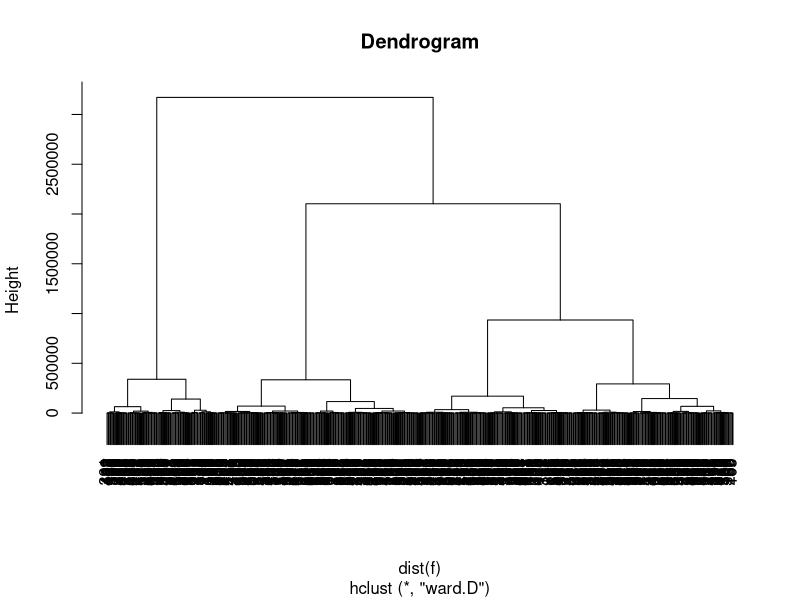
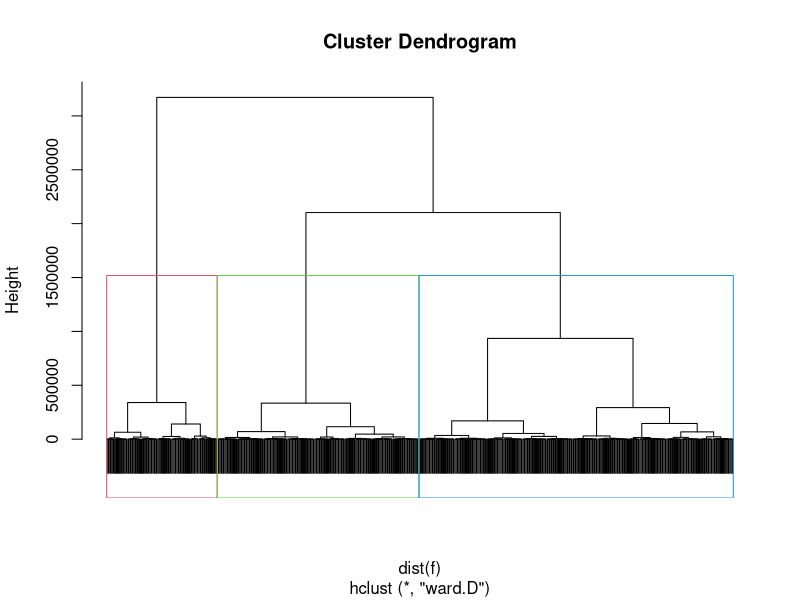
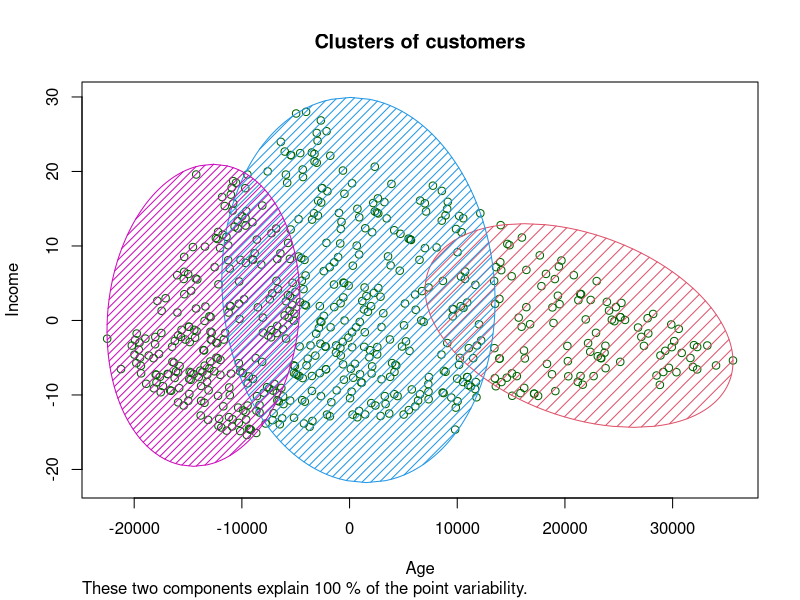

Generate these figures, in order, with R:
## ---- chunk 1
set.seed(123)
#setwd('D:/ML')
f <- read.csv('bank.csv', header = TRUE, encoding = 'UNICOD')
f <- f[, c('age', 'income')]
## ---- chunk 2
model_hc <- hclust(dist(f), method = "ward.D" )
plot(model_hc, main = paste('Dendrogram'))
## ---- chunk 3
y_hc <- cutree(model_hc, k = 3)
#cluster cores
aggregate(f,by=list(y_hc),FUN=mean)
## ---- chunk 4
plot(model_hc, cex = 0.7, labels = FALSE)
rect.hclust(model_hc, k = 3, border = 2:5)
## ---- chunk 5
library(cluster)
clusplot(f,
         y_hc,
         lines = 0,
         shade = TRUE,
         color = TRUE,
         labels= 0,
         plotchar = FALSE,
         span = TRUE,
         main = paste('Clusters of customers'),
         xlab = 'Age',
         ylab = 'Income')
